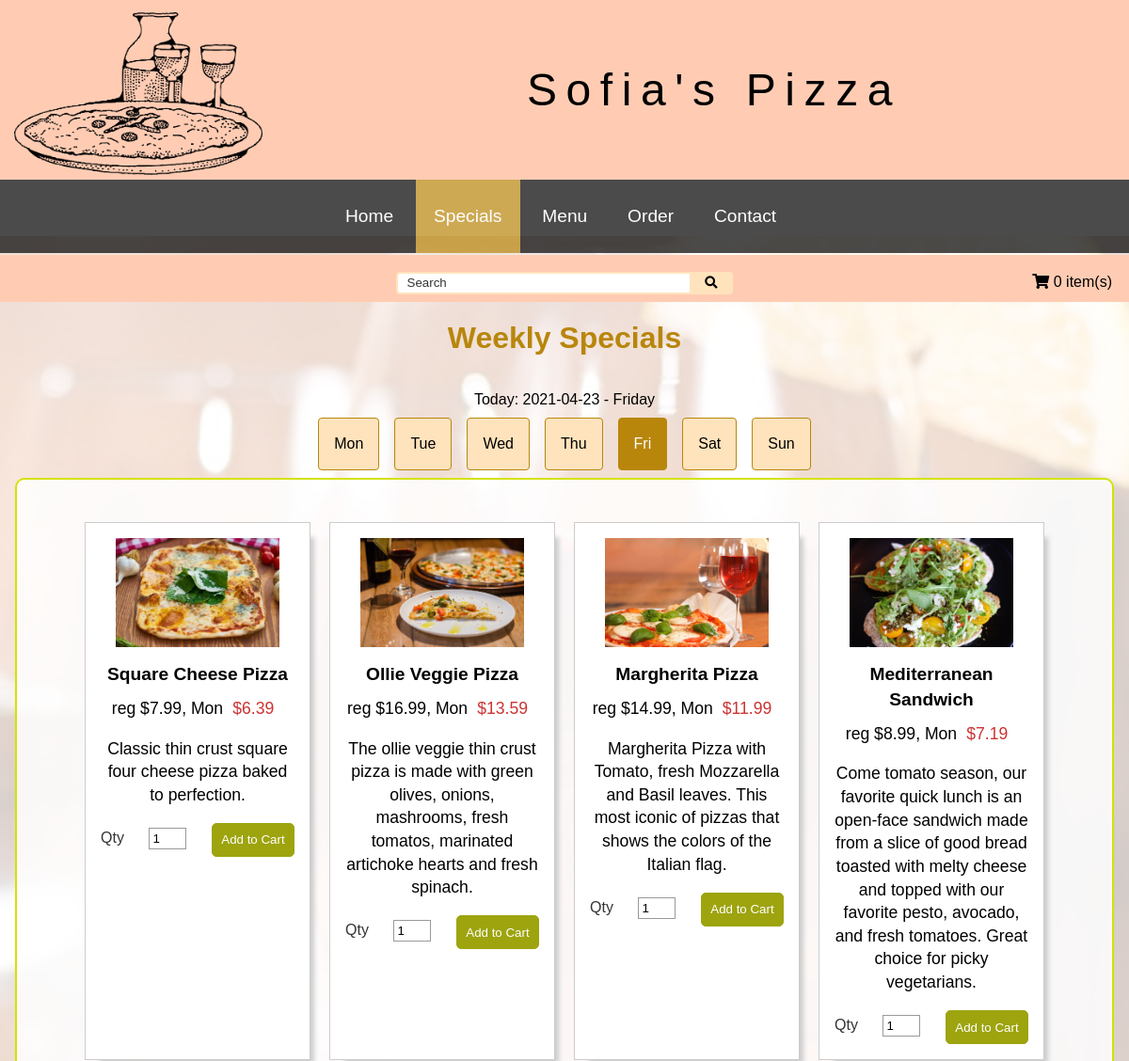
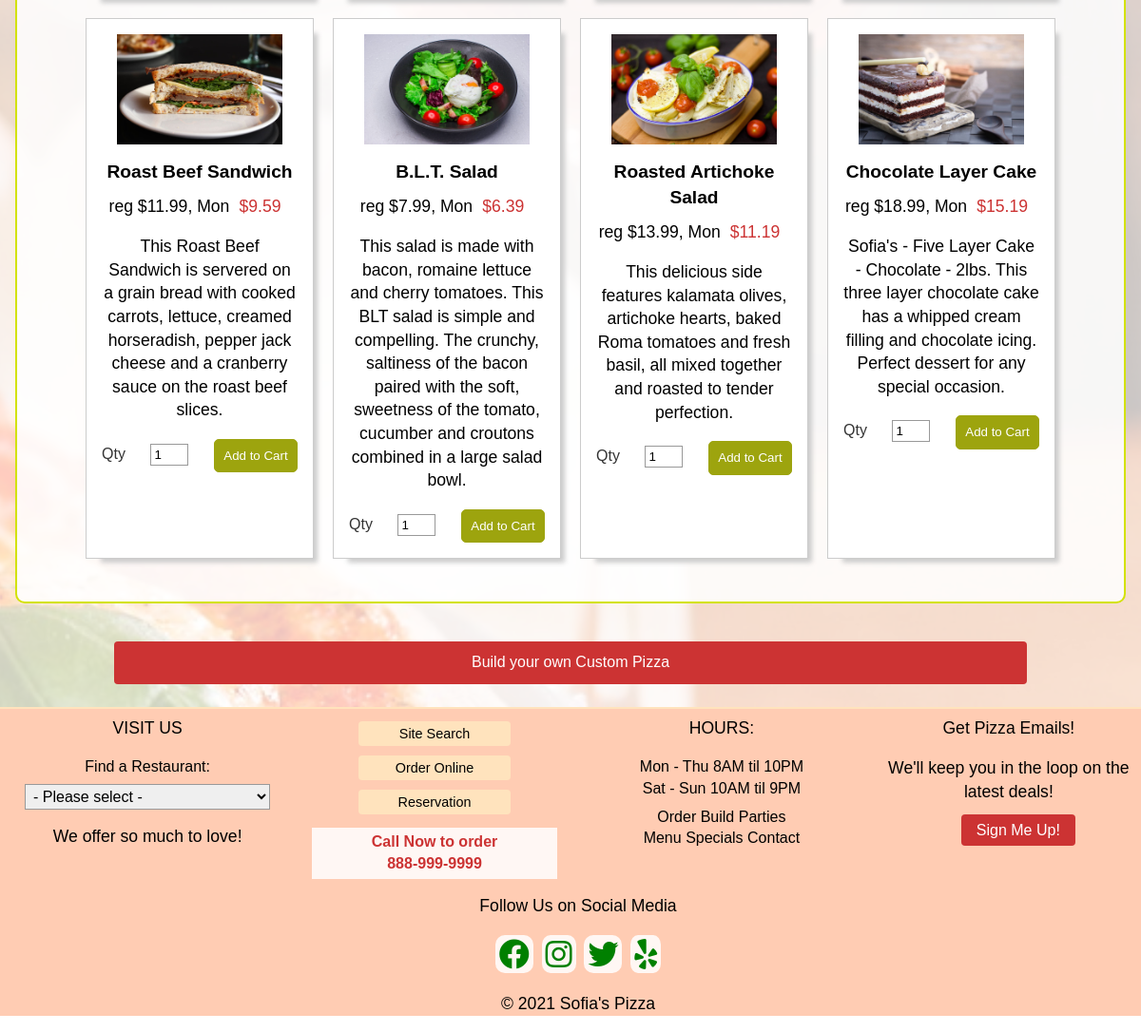
/pages/specials.php, run on the app's committed database (2 pictures, top to bottom).
### tables this page shows
CREATE TABLE `sp19_products` (
  `prodid` int(5) NOT NULL,
  `prodname` varchar(255) NOT NULL,
  `proddesc` text NOT NULL,
  `prodprice` decimal(9,2) NOT NULL,
  `link` varchar(255) NOT NULL,
  `featured` enum('yes','no') NOT NULL,
  `weeklyspecial` varchar(255) NOT NULL,
  `menutype` enum('Breakfast','Lunch','Dinner','All') NOT NULL DEFAULT 'All',
  `image` varchar(255) NOT NULL,
  `catid` int(5) NOT NULL
);

### pages/specials.php (the view, shortened to what this page needs)
<?php
include '../functions/cartfunctions.php';
include '../includes/header.php';
?>
   <section class="menuWeekly">
    <h2 class="text-alignCenter">Weekly Specials</h2>
    <div class="tab-container">
		<ul class="tabs">
  			<?php
				$weekDayArray = ['Mon','Tue','Wed','Thu','Fri','Sat','Sun'];
				$today = date("Y-m-d");
				$weekDayNum = date('N', strtotime($today));
				$weekDay = date('l', strtotime($today));
				echo "Today: " . $today . ' - ' .$weekDay . "<br>";
				for ($i = 0; $i < count($weekDayArray); $i++) {
				   if ($i == $weekDayNum - 1) {
					 echo '<li class="current" data-tab="tab-'.$i.'">'.$weekDayArray[$i].'</li>';
				   } else {
					 echo '<li data-tab="tab-'.$i.'">'.$weekDayArray[$i].'</li>';
				   }
				}
			?>
		</ul>
	 <?php
		    $weekDayArray = ['Mon','Tue','Wed','Thu','Fri','Sat','Sun'];
				$i = 0;
				while ($i < count($weekDayArray)) {
				   	if ($i == 0) {
						echo '<div id="tab-'.$i.'" class="tab-content current clearfloat">';
					} else {
						echo '<div id="tab-'.$i.'" class="tab-content clearfloat">';
					}
					echo '<section class="gallery text-alignCenter">';
					$prod_sql = $dbh->prepare("SELECT * FROM sp19_products WHERE weeklyspecial = '$weekDayArray[$i]';");
					$prod_sql->execute();
						while ($row = $prod_sql->fetch()){
						   $prod_id = $row['prodid'];
						   $prod_name = $row['prodname'];
						   $prod_desc = $row['proddesc'];
						   $prod_price = $row['prodprice'];
						   $prod_img = $row['image'];
						 echo '<div class="card-container">';
						   echo '<div>';
								  echo '<img src="../images/products/'.$prod_img.'.jpg" alt="'.$prod_img.'" class="img-responsive zoomIn">';
						   echo '</div>';
						   echo '<div>';
								echo '<h3>'.$prod_name.'</h3>';
							    $disPrice = $prod_price / 100 * 80;
							    $disPrice = round($disPrice,2);
								echo '<p> reg $'.$prod_price.', '.$weekDayArray[$i].'<span class="price">$'.$disPrice.'</span></p>';
								echo '<p>'.$prod_desc.'</p>';
								echo '<form action = "'.$_SERVER['PHP_SELF'].'?prodid='.$prod_id.'" method="post">								<ul class="formBtn">
									<li><label for="qty">Qty</label></li>
									<li><input type="number" name="qty'.$prod_id.'" id="qty'.$prod_id.'" size="5" value="1" required="required"/></li>
									<li><input type="submit" name="submit" class="button btn-orderForm" value="Add to Cart">
									</li>
								</ul>
								</form>
								';
							echo '</div>';
						echo '</div>';
						}
   	   				$i++;
					echo '</section>';
					echo '</div>';
				}
	?>
</div>
</section>
<a href="custom-pizza.php" class="btn button">Build your own Custom Pizza</a>
<?php
	include('../includes/footer.php');
?>

### css/hsm_min.css (style rules this page uses)
h2,h3,h4,h5,h6 { margin:1em 0 }
h2 { font-size:2em }
h3 { font-size:1.5em }
p { margin-bottom:1em;font-size:1.1em }
.text-alignCenter { text-align:center }
* { margin:0;padding:0;border:0;box-sizing:border-box }
article,aside,audio,details,figcaption,figure,footer,header,hgroup,main,menu,nav,section,video { display:block }
body { line-height:1.4;font-family:Arial,Helvetica,sans-serif;font-size:100%;font-weight:400 }
a { text-decoration:none;color:#000 }
.btn { text-decoration:none;text-align:center;vertical-align:middle;display:inline-block;padding:8px 16px;border-radius:4px;text-decoration:none;max-width:100% }
.btn-orderForm { border:solid 2px teal;background-color:teal;color:#fff }
.button { padding:.7em;color:#fff;background-color:#b8860b }
.img-responsive { max-width:100%;height:auto }
.gallery { padding:1%;margin:2% 0;display:flex;justify-content:center;flex-wrap:wrap }
.gallery>article,.gallery>div { background-color:#fff;margin:10px }
.tab-container { margin:2em auto;padding:2em;border-radius:15px }
ul.tabs { margin:0;padding:0;list-style:none;text-align:center }
ul.tabs li { background:0 0;display:inline-block;padding:1em;margin:.5em;cursor:pointer;border-radius:4px;border-bottom:none;border:solid 1px #ccc }
ul.tabs li.current { background:#ededed }
.tab-content { display:none;background:#ededed;padding:2em }
.tab-content.current { display:block }
.tab-content img,.tab-content-vertical img { padding:1em }
@media screen and (min-width:560px) { .tab-content img,.tab-content-vertical img { padding:0 1em } }
.card-container { width:100%;box-shadow:10px 10px 5px -6px rgba(204,204,204,1);padding:1em;border:solid 1px #ccc }
@media screen and (min-width:620px) { .card-container,.priceCard-container,div.card-rounded { margin-top:0;width:18rem } }
.zoomIn { transition:all .5s ease }
input,select,textarea { border:solid 1px #999 }
ul { list-style-type:none }
label { display:block;color:#333;padding:0 0 .2em 0;margin-bottom:.2em }
.btn-orderForm { background:#9da40e;border:solid 1px #9da40e;border-radius:5px;color:#fff;text-align:center }
.formBtn { display:flex;justify-content:space-between;margin:20px }
input::placeholder,textarea::placeholder { color:#333 }
.clearfloat::after { content:"";clear:both;display:table }

### css/pizza.css (style rules this page uses)
h2, h3, h4, h5, h6 { margin: .5em 0; }
h2 { color: #B8860B; }
h3 { font-size: 1.2em; }
#home .btn, #order .btn, #specials .btn, #menuPage .btn { min-width: 80%; margin: 2% 10%; background-color: #cc3333; }
.tab-container { margin: 0 auto; padding: 1em; }
.tab-content { background: none; background-color: rgba(255,255,255,.85); border: solid 2px #d3e203; border-radius: 10px; }
.tab-content h3 { margin-bottom: 10px; }
ul.tabs li { color: #000 !important; background-color: #ffe3bd !important; border: solid 1px #B8860B; }
ul.tabs li.current { color: #fff !important; background-color: #B8860B !important; }
.price { color: #cc3333; margin: 10px; }
.gallery .formBtn { width: 100%; margin: auto; }
.gallery label { margin-top: 5px; }
input[type="number"] { width: 40px; padding: 3px; margin-top: 5px; }
.tab-content { padding: 0em; }
@media screen and (min-width: 620px) { .card-container { margin-top: 0; width: 15rem; } }

### css/search.css (style rules this page uses)
#search .galWrapper, #specials .galWrapper, #order .galWrapper, #menuPage .galWrapper, { margin-top: 45px; background-color: rgba(255,255,255,.5); }

### data on the page
sp19_products: image (picture), prodname "Square Cheese Pizza", prodprice "7.99", i "Mon", prodprice "6.39", proddesc "Classic thin crust square four cheese pizza baked to perfection.", prodid "1"
sp19_products: image (picture), prodname "Ollie Veggie Pizza", prodprice "16.99", i "Mon", prodprice "13.59", proddesc "The ollie veggie thin crust pizza is made with green olives, onions, mashrooms, fresh tomatos, marinated artichoke hearts and fresh spinach."
sp19_products: image (picture), prodname "Margherita Pizza", prodprice "14.99", i "Mon", prodprice "11.99", proddesc "Margherita Pizza with Tomato, fresh Mozzarella and Basil leaves. This most iconic of pizzas that shows the colors of the Italian flag."
sp19_products: image (picture), prodname "Mediterranean Sandwich", prodprice "8.99", i "Mon", prodprice "7.19", proddesc "Come tomato season, our favorite quick lunch is an open-face sandwich made from a slice of good bread toasted with melty cheese and topped with our favorite pesto, avocado, and fresh tomatoes. Great choice for picky vegetarians."
sp19_products: image (picture), prodname "Roast Beef Sandwich", prodprice "11.99", i "Mon", prodprice "9.59", proddesc "This Roast Beef Sandwich is servered on a grain bread with cooked carrots, lettuce, creamed horseradish, pepper jack cheese and a cranberry sauce on the roast beef slices."
sp19_products: image (picture), prodname "B.L.T. Salad", prodprice "7.99", i "Mon", prodprice "6.39", proddesc "This salad is made with bacon, romaine lettuce and cherry tomatoes. This BLT salad is simple and compelling. The crunchy, saltiness of the bacon paired with the soft, sweetness of the tomato, cucumber and croutons combined in a large salad bowl."
sp19_products: image (picture), prodname "Roasted Artichoke Salad", prodprice "13.99", i "Mon", prodprice "11.19", proddesc "This delicious side features kalamata olives, artichoke hearts, baked Roma tomatoes and fresh basil, all mixed together and roasted to tender perfection."
sp19_products: image (picture), prodname "Chocolate Layer Cake", prodprice "18.99", i "Mon", prodprice "15.19", proddesc "Sofia's - Five Layer Cake - Chocolate - 2lbs. This three layer chocolate cake has a whipped cream filling and chocolate icing. Perfect dessert for any special occasion."

### other printed values
numcartitems($sessid) "0"
$weekDayArray[$i] "Mon"
$weekDayArray[$i] "Tue"
$weekDayArray[$i] "Wed"
$weekDayArray[$i] "Thu"
$weekDayArray[$i] "Fri"
$weekDayArray[$i] "Sat"
$weekDayArray[$i] "Sun"
